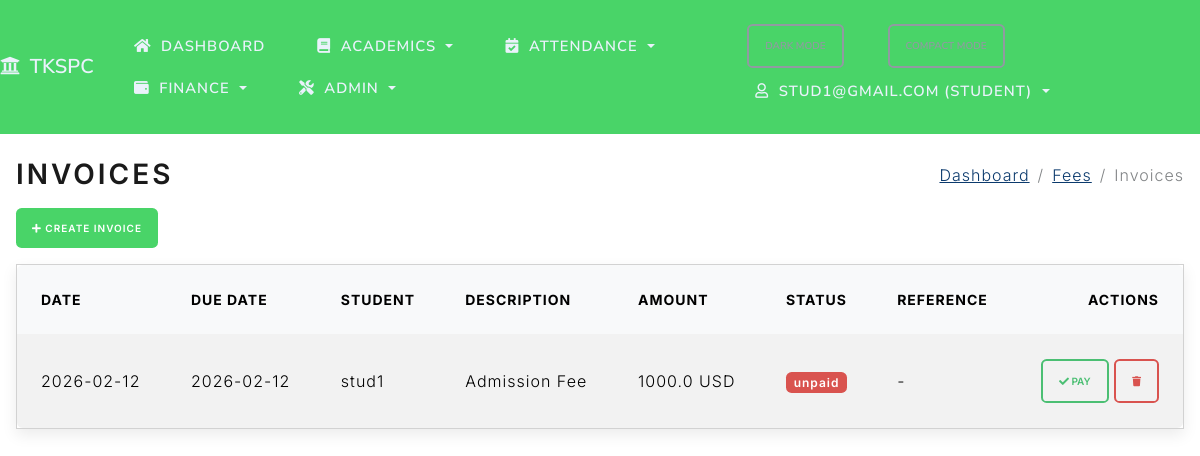
The app's page /finance/invoices (signed in) with its own data.
### project/models.py (models this page shows, shortened)
class Student(db.Model):
    id = db.Column(db.Integer, primary_key=True)
    name = db.Column(db.String(100), nullable=False)
    email = db.Column(db.String(120), unique=True, nullable=False)
    phone = db.Column(db.String(20), nullable=False)
    registration_number = db.Column(db.String(50), unique=True)
    roll_number = db.Column(db.String(50), unique=True)
    address = db.Column(db.Text)
    date_of_birth = db.Column(db.Date)
    gender = db.Column(db.String(20))
    admission_date = db.Column(db.Date)
    department_id = db.Column(db.Integer, db.ForeignKey('department.id'))
    guardian_name = db.Column(db.String(100))
    guardian_phone = db.Column(db.String(20))
    guardian_email = db.Column(db.String(100))
    status = db.Column(db.String(20), default='active')
    tutor_id = db.Column(db.Integer, db.ForeignKey('teacher.id'))
    nationality = db.Column(db.String(50))
    blood_group = db.Column(db.String(10))
    religion = db.Column(db.String(50))
    community = db.Column(db.String(50))
    sslc_marks = db.Column(db.Integer)
    hsc_marks = db.Column(db.Integer)
    current_year = db.Column(db.Integer)
    semester_id = db.Column(db.Integer, db.ForeignKey('semester.id'))
    section = db.Column(db.String(10))
    father_name = db.Column(db.String(100))
    mother_name = db.Column(db.String(100))
    emergency_contact_name = db.Column(db.String(100))
    emergency_contact_phone = db.Column(db.String(20))
    previous_school = db.Column(db.String(255))
    aadhar_no = db.Column(db.String(20))
    community_cert_no = db.Column(db.String(50))
    annual_income = db.Column(db.Float)
    income_cert_no = db.Column(db.String(50))
    temp_password = db.Column(db.String(100))
    courses = db.relationship('Course', secondary=enrollments, backref='students', lazy=True)
    attendances = db.relationship('Attendance', backref='student', lazy=True, cascade="all, delete-orphan")
    grades = db.relationship('Grade', backref='student', lazy=True, cascade="all, delete-orphan")
    fee_accounts = db.relationship('FeeAccount', backref='student', lazy=True, cascade="all, delete-orphan")
    invoices = db.relationship('Invoice', backref='student', lazy=True, cascade="all, delete-orphan")
    payments = db.relationship('FeePayment', backref='student', lazy=True, cascade="all, delete-orphan")
    parent_links = db.relationship('ParentStudentLink', backref='student', lazy=True, cascade="all, delete-orphan")

class Invoice(db.Model):
    id = db.Column(db.Integer, primary_key=True)
    student_id = db.Column(db.Integer, db.ForeignKey('student.id'), nullable=False)
    amount_due = db.Column(db.Float, nullable=False)
    description = db.Column(db.String(200), nullable=True)
    issued_at = db.Column(db.DateTime, nullable=False, default=datetime.utcnow)
    due_date = db.Column(db.Date, nullable=True)
    status = db.Column(db.String(20), nullable=False, default='unpaid')  # unpaid, paid, partial
    paid_amount = db.Column(db.Float, nullable=False, default=0.0)
    currency = db.Column(db.String(10), nullable=False, default='USD')
    reference = db.Column(db.String(120), nullable=True)
    waiver_amount = db.Column(db.Float, nullable=False, default=0.0)
    discount_percent = db.Column(db.Float, nullable=True)
    tax_percent = db.Column(db.Float, nullable=True)
    @property
    def is_overdue(self):
        return self.due_date is not None and datetime.utcnow().date() > self.due_date and self.status != 'paid'

### project/routes.py (the view, shortened to what this page needs)
@app.route('/finance/invoices')
@crud_required('fee', 'read')
def list_invoices():
    role = session.get('role')
    user_email = session.get('user')
    query = Invoice.query
    invoices = query.order_by(Invoice.issued_at.desc()).all()
    return render_template('invoices.html', title='Invoices', invoices=invoices)

### project/routes.py (called while the page is built)
def crud_required(resource: str, action: str):
    def decorator(fn):
        @wraps(fn)
        def wrapper(*args, **kwargs):
            if not session.get('logged_in'):
                flash('Please log in to access this page.', 'warning')
                return redirect(url_for('login', next=request.path))
            role = session.get('role')
            allowed = CRUD_PERMISSIONS.get(resource, {}).get(action, [])
            if role not in allowed:
                flash('You are not authorized to perform this action.', 'danger')
                return redirect(url_for('index'))
            return fn(*args, **kwargs)
        return wrapper
    return decorator

### project/templates/invoices.html (shortened to what this page needs)
{% extends 'base.html' %}
{% block page_title %}<h2 class="mb-0">Invoices</h2>{% endblock %}
{% block breadcrumbs %}
  <li class="breadcrumb-item"><a href="{{ url_for('dashboard') }}">Dashboard</a></li>
  <li class="breadcrumb-item"><a href="{{ url_for('finance_fees') }}">Fees</a></li>
  <li class="breadcrumb-item active" aria-current="page">Invoices</li>
{% endblock %}
{% block content %}
<div class="d-flex justify-content-between align-items-center mb-3">
  <div>
    <a href="{{ url_for('create_invoice') }}" class="btn btn-sm btn-primary mr-2"><i class="fas fa-plus"></i> Create Invoice</a>
  </div>
</div>
<div class="card">
  <div class="card-body p-0">
    <div class="table-responsive">
      <table class="table table-striped table-hover mb-0">
        <thead>
          <tr>
            <th>Date</th>
            <th>Due Date</th>
            <th>Student</th>
            <th>Description</th>
            <th>Amount</th>
            <th>Status</th>
            <th>Reference</th>
            <th class="text-end" style="min-width: 100px;">Actions</th>
          </tr>
        </thead>
        <tbody>
          {% for inv in invoices %}
          <tr class="{% if inv.is_overdue %}table-danger{% endif %}">
            <td>{{ inv.issued_at.strftime('%Y-%m-%d') }}</td>
            <td>{{ inv.due_date.strftime('%Y-%m-%d') if inv.due_date else 'N/A' }}</td>
            <td>{{ inv.student.name }}</td>
            <td>{{ inv.description }}</td>
            <td>{{ inv.amount_due }} {{ inv.currency }}</td>
            <td>
              <span class="badge bg-{{ 'success' if inv.status == 'paid' else ('warning' if inv.status == 'partial' else 'danger') }}">
                {{ inv.status }}
              </span>
            </td>
            <td>{{ inv.reference or '-' }}</td>
            <td class="text-end text-nowrap">
              {% if inv.status != 'paid' %}
              <form action="{{ url_for('pay_invoice', invoice_id=inv.id) }}" method="post" class="d-inline">
                <button type="submit" class="btn btn-sm btn-outline-success"><i class="fas fa-check"></i> Pay</button>
              </form>
              {% endif %}
              <form action="{{ url_for('delete_invoice', invoice_id=inv.id) }}" method="post" class="d-inline" onsubmit="return confirm('Are you sure you want to delete this invoice?');">
                <button type="submit" class="btn btn-sm btn-outline-danger"><i class="fas fa-trash"></i></button>
              </form>
            </td>
          </tr>
          {% endfor %}
        </tbody>
      </table>
    </div>
  </div>
</div>
{% endblock %}

### project/templates/base.html (shortened to what this page needs)
<!DOCTYPE html>
<html>
<head>
    <link rel="stylesheet" href="https://cdn.jsdelivr.net/npm/bootswatch@5.3.2/dist/lux/bootstrap.min.css">
    <link rel="stylesheet" href="https://cdnjs.cloudflare.com/ajax/libs/font-awesome/5.15.4/css/all.min.css">
    <link rel="stylesheet" href="{{ url_for('static', filename='css/app.css') }}">
</head>
<body class="loading">
    <nav class="navbar navbar-expand-lg navbar-dark bg-tkspc sticky-top">
        <a class="navbar-brand" href="{{ url_for('students') }}"><i class="fas fa-university me-1"></i> TKSPC</a>
        <div class="collapse navbar-collapse" id="navMain">
            <ul class="navbar-nav me-auto">
                {% if session.get('logged_in') %}
                <li class="nav-item {% if request.endpoint == 'dashboard' %}active{% endif %}">
                    <a class="nav-link" href="{{ url_for('dashboard') }}" aria-label="Dashboard" data-bs-toggle="tooltip" data-bs-placement="bottom" title="Dashboard"><i class="fas fa-home me-1"></i><span class="nav-label">Dashboard</span></a>
                </li>
                <li class="nav-item dropdown">
                    <a class="nav-link dropdown-toggle" href="#" id="navAcademics" role="button" data-bs-toggle="dropdown" aria-expanded="false"><i class="fas fa-book me-1"></i><span class="nav-label">Academics</span></a>
                </li>
                <li class="nav-item dropdown">
                    <a class="nav-link dropdown-toggle" href="#" id="navAttendance" role="button" data-bs-toggle="dropdown" aria-expanded="false"><i class="fas fa-calendar-check me-1"></i><span class="nav-label">Attendance</span></a>
                </li>
                <li class="nav-item dropdown">
                    <a class="nav-link dropdown-toggle" href="#" id="navFinance" role="button" data-bs-toggle="dropdown" aria-expanded="false"><i class="fas fa-wallet me-1"></i><span class="nav-label">Finance</span></a>
                </li>
                {% if session.get('role') != 'parent' %}
                <li class="nav-item dropdown">
                    <a class="nav-link dropdown-toggle" href="#" id="navAdmin" role="button" data-bs-toggle="dropdown" aria-expanded="false"><i class="fas fa-tools me-1"></i><span class="nav-label">Admin</span></a>
                </li>
                {% endif %}
                {% endif %}
            </ul>
            <ul class="navbar-nav ms-auto">
                <li class="nav-item">
                    <button id="themeToggle" class="btn btn-sm btn-outline-secondary me-2" type="button">Dark Mode</button>
                </li>
                <li class="nav-item">
                    <button id="compactToggle" class="btn btn-sm btn-outline-secondary me-2" type="button">Compact Mode</button>
                </li>
                {% if session.get('logged_in') %}
                <li class="nav-item dropdown">
                    <a class="nav-link dropdown-toggle" href="#" id="navAccount" role="button" data-bs-toggle="dropdown" aria-expanded="false"><i class="far fa-user me-1"></i>{{ session.get('user') }} ({{ session.get('role', 'staff') }})</a>
                </li>
                {% else %}
                <li class="nav-item {% if request.endpoint == 'login' %}active{% endif %}"><a class="nav-link" href="{{ url_for('login') }}"><i class="fas fa-sign-in-alt mr-1"></i>Login</a></li>
                {% endif %}
            </ul>
        </div>
    </nav>
    <div class="container-fluid mt-4 px-3">
        <div class="d-flex justify-content-between align-items-center mb-3 page-header">
            <div>
                {% block page_title %}{% endblock %}
            </div>
            <nav aria-label="breadcrumb">
                <ol class="breadcrumb mb-0">
                    {% block breadcrumbs %}{% endblock %}
                </ol>
            </nav>
        </div>
        <div id="toastContainer" class="toast-container position-fixed p-3" style="top: 1rem; right: 1rem; z-index: 1080;">
        </div>
        {% block content %}{% endblock %}
    </div>
  </body>
</html>

### project/static/css/app.css (style rules this page uses)
:root { --bg: #ffffff; --text: #1f2937; --muted: #6b7280; --card-bg: #ffffff; --card-shadow: 0 0.35rem 0.9rem rgba(0,0,0,0.08); --table-header-bg: #f8f9fa; --tkspc-primary: #49d468; --tkspc-secondary: #f39c12; --tkspc-accent: #1abc9c; --link: #0b3a6d; --link-hover: #072a4d; }
body { background-color: var(--bg); color: var(--text); }
.container-fluid { font-family: 'Inter', system-ui, -apple-system, Segoe UI, Roboto, Helvetica, Arial, 'Apple Color Emoji', 'Segoe UI Emoji'; }
.navbar-brand { font-weight: 600; letter-spacing: 0.2px; }
.navbar .nav-link { padding: 0.5rem 0.6rem; font-size: 0.92rem; }
.navbar .navbar-nav { gap: 0.25rem; }
.navbar .nav-link { display: inline-flex; align-items: center; gap: 0.35rem; }
.navbar-dark.bg-tkspc { background-color: var(--tkspc-primary) !important; }
.navbar-dark .navbar-brand, .navbar-dark .nav-link { color: #eaf2fb; }
a { color: var(--link); }
@media (min-width: 993px) { .navbar .navbar-nav { flex-wrap: wrap; } }
.card { box-shadow: var(--card-shadow); background-color: var(--card-bg); }
table.table thead th { background-color: var(--table-header-bg); }
table.table td, table.table th { vertical-align: middle; }
.table-responsive { border-radius: 0.35rem; overflow-x: auto; -webkit-overflow-scrolling: touch; }
.text-nowrap { white-space: nowrap !important; }
.btn { border-radius: 0.35rem; }
.btn-primary { background-color: var(--tkspc-primary); border-color: var(--tkspc-primary); }
.badge { border-radius: 0.35rem; }
.breadcrumb { background: transparent; }
.breadcrumb .breadcrumb-item a { color: var(--link); }
.toast-container { pointer-events: none; }

### records on screen
Student: get "STUD1@GMAIL.COM"
Invoice: issued_at "2026-02-12", due_date "2026-02-12", student.name "stud1", description "Admission Fee", amount_due "1000.0", currency "USD", status "unpaid", reference "-"

### other values on screen
{{ session.get('role', 'staff') }} "STUDENT"
